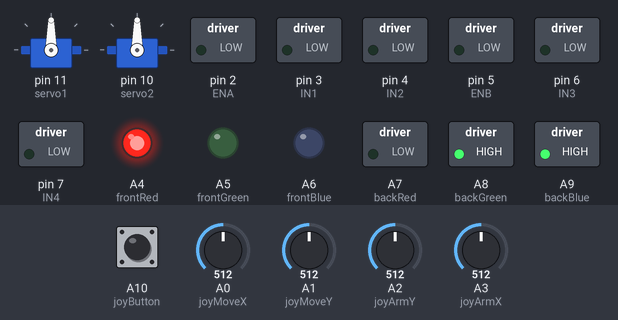
Simulated run of this sketch. Board: Arduino Mega 2560, built with avr-gcc and run on an emulated ATmega2560. Shown: 2 × servo, switched loads named in the sketch (green lamp = pin HIGH), output pins drawn as LEDs (lit = HIGH). The test bench sets the inputs (shaded band); at power-on: A0 (joyMoveX) = 512, A2 (joyArmY) = 512, A1 (joyMoveY) = 512, A3 (joyArmX) = 512, A10 (joyButton) HIGH.

Above: at 1.2 s.
1.3 s: A0 (joyMoveX) set to 553
2.8 s: A0 (joyMoveX) set to 570
At 4.0 s:
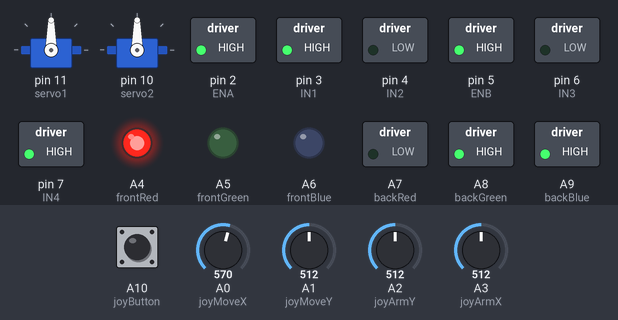
4.3 s: A2 (joyArmY) set to 716
At 5.4 s:
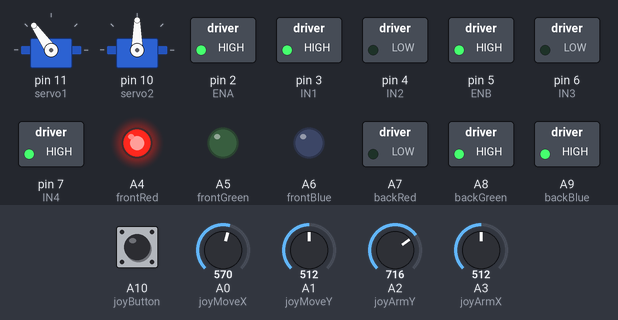
5.8 s: A1 (joyMoveY) set to 552
7.3 s: A1 (joyMoveY) set to 570
At 8.5 s:
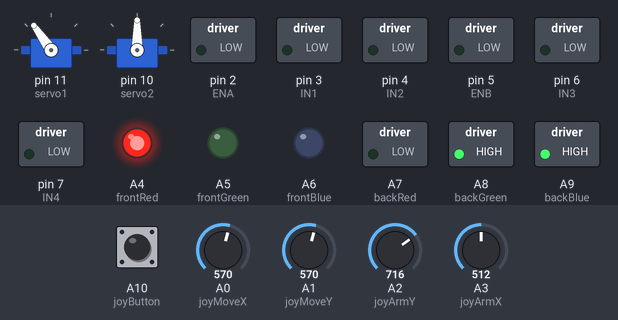
8.8 s: A3 (joyArmX) set to 716
At 9.4 s:
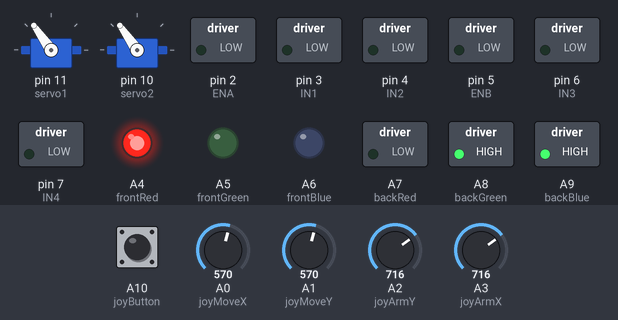
Timing chart, 0 to 11.3 s (numbered marks = the images above; inputs shaded):
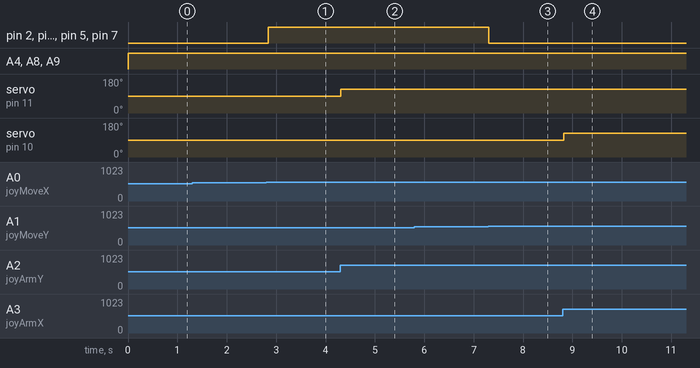

Measured:
- the behaviour switches between 561 and 562 on A0 (joyMoveX) (found by bisection; images 0 and 1)
- the behaviour switches between 561 and 562 on A1 (joyMoveY) (found by bisection; images 2 and 3)
- after the input at 1.3 s, every drawn part: stays the same
- after the input at 2.8 s, pin 2 (ENA), pin 3 (IN1), pin 5 (ENB), pin 7 (IN4): LOW → HIGH at once
- after the input at 4.3 s, servo on pin 11 (servo1): 90° → 125° at once
- after the input at 5.8 s, every drawn part: stays the same
- after the input at 7.3 s, pin 2 (ENA), pin 3 (IN1), pin 5 (ENB), pin 7 (IN4): HIGH → LOW at once
- after the input at 8.8 s, servo on pin 10 (servo2): 90° → 125° at once

The sketch:

BT_2_UNO.ino
```cpp
#include <Servo.h>

// Motor A (Left)
const int ENA = 2;
const int IN1 = 3;
const int IN2 = 4;

// Motor B (Right)
const int ENB = 5;
const int IN3 = 6;
const int IN4 = 7;

// Servos
Servo servo1; // Arm
Servo servo2; // Gripper

// RGB LED Pins (PWM)
const int frontRed = A4;
const int frontGreen = A5;
const int frontBlue = A6;

const int backRed = A7;
const int backGreen = A8;
const int backBlue = A9;

// Joystick Pins
const int joyMoveX = A0;
const int joyMoveY = A1;
const int joyArmY  = A2;
const int joyArmX  = A3;
const int joyButton = A10;  // Push button pin

// Servo Angles
int armAngle = 90;
int gripAngle = 90;
int lastArmAngle = 90;
int lastGripAngle = 90;

const int center = 512;
const int threshold = 50;

// Debounce
bool lastButtonState = HIGH;
unsigned long lastDebounceTime = 0;
const unsigned long debounceDelay = 200;

// RGB Color Structure
struct RGBColor {
  int r, g, b;
};

// Define multiple RGB colors
RGBColor frontColors[] = {
  {255, 0, 0},    // Red
  {0, 255, 0},    // Green
  {0, 0, 255},    // Blue
  {0, 255, 255},  // Cyan
  {255, 0, 255},  // Magenta
  {255, 255, 0},  // Yellow
  {0, 0, 0}       // OFF
};

RGBColor backColors[] = {
  {0, 255, 255},  // Cyan
  {255, 128, 0},  // Orange
  {128, 0, 255},  // Purple
  {0, 255, 128},  // Mint
  {255, 0, 255},  // Magenta
  {0, 0, 255},    // Blue
  {0, 0, 0}       // OFF
};


const int numColors = sizeof(frontColors) / sizeof(frontColors[0]);
int colorIndex = 0;

void setup() {
  Serial.begin(9600);

  // Motor pins
  pinMode(ENA, OUTPUT);
  pinMode(IN1, OUTPUT);
  pinMode(IN2, OUTPUT);
  pinMode(ENB, OUTPUT);
  pinMode(IN3, OUTPUT);
  pinMode(IN4, OUTPUT);
  stopMotors();

  // Attach servos
  servo1.attach(11);
  servo2.attach(10);
  servo1.write(armAngle);
  servo2.write(gripAngle);

  // RGB LED pins
  pinMode(frontRed, OUTPUT);
  pinMode(frontGreen, OUTPUT);
  pinMode(frontBlue, OUTPUT);
  pinMode(backRed, OUTPUT);
  pinMode(backGreen, OUTPUT);
  pinMode(backBlue, OUTPUT);

  // Joystick button
  pinMode(joyButton, INPUT_PULLUP);
}

void loop() {
  // Movement control
  int x1 = analogRead(joyMoveX) - center;
  int y1 = analogRead(joyMoveY) - center;

  if (abs(x1) < threshold) x1 = 0;
  if (abs(y1) < threshold) y1 = 0;

  if (y1 > 0 && x1 == 0) moveForward();
  else if (y1 < 0 && x1 == 0) moveBackward();
  else if (x1 > 0 && y1 == 0) turnRight();
  else if (x1 < 0 && y1 == 0) turnLeft();
  else stopMotors();

  // Joystick button to cycle colors
  bool reading = digitalRead(joyButton);
  if (reading == LOW && lastButtonState == HIGH && millis() - lastDebounceTime > debounceDelay) {
    colorIndex = (colorIndex + 1) % numColors;
    lastDebounceTime = millis();
  }
  lastButtonState = reading;

  // Set RGB LEDs to current color
  setRGB(frontRed, frontGreen, frontBlue,
         frontColors[colorIndex].r,
         frontColors[colorIndex].g,
         frontColors[colorIndex].b);

  setRGB(backRed, backGreen, backBlue,
         backColors[colorIndex].r,
         backColors[colorIndex].g,
         backColors[colorIndex].b);

  // Arm & Gripper control
  int x2 = analogRead(joyArmX);
  int y2 = analogRead(joyArmY);

  armAngle = map(y2, 0, 1023, 0, 180);
  gripAngle = map(x2, 0, 1023, 0, 180);

  if (abs(armAngle - lastArmAngle) > 2) {
    servo1.write(armAngle);
    lastArmAngle = armAngle;
    delay(10);
  }

  if (abs(gripAngle - lastGripAngle) > 2) {
    servo2.write(gripAngle);
    lastGripAngle = gripAngle;
    delay(10);
  }

  delay(50);
}

// RGB LED control
void setRGB(int rPin, int gPin, int bPin, int rVal, int gVal, int bVal) {
  analogWrite(rPin, rVal);
  analogWrite(gPin, gVal);
  analogWrite(bPin, bVal);
}

// Motor control
void stopMotors() {
  digitalWrite(IN1, LOW); digitalWrite(IN2, LOW);
  digitalWrite(IN3, LOW); digitalWrite(IN4, LOW);
  digitalWrite(ENA, LOW);
  digitalWrite(ENB, LOW);
}

void moveForward() {
  digitalWrite(ENA, HIGH); digitalWrite(ENB, HIGH);
  digitalWrite(IN1, HIGH); digitalWrite(IN2, LOW);
  digitalWrite(IN3, HIGH); digitalWrite(IN4, LOW);
}

void moveBackward() {
  digitalWrite(ENA, HIGH); digitalWrite(ENB, HIGH);
  digitalWrite(IN1, LOW); digitalWrite(IN2, HIGH);
  digitalWrite(IN3, LOW); digitalWrite(IN4, HIGH);
}

void turnLeft() {
  digitalWrite(ENA, HIGH); digitalWrite(ENB, HIGH);
  digitalWrite(IN1, LOW); digitalWrite(IN2, HIGH);
  digitalWrite(IN3, HIGH); digitalWrite(IN4, LOW);
}

void turnRight() {
  digitalWrite(ENA, HIGH); digitalWrite(ENB, HIGH);
  digitalWrite(IN1, HIGH); digitalWrite(IN2, LOW);
  digitalWrite(IN3, LOW); digitalWrite(IN4, HIGH);
}
```
